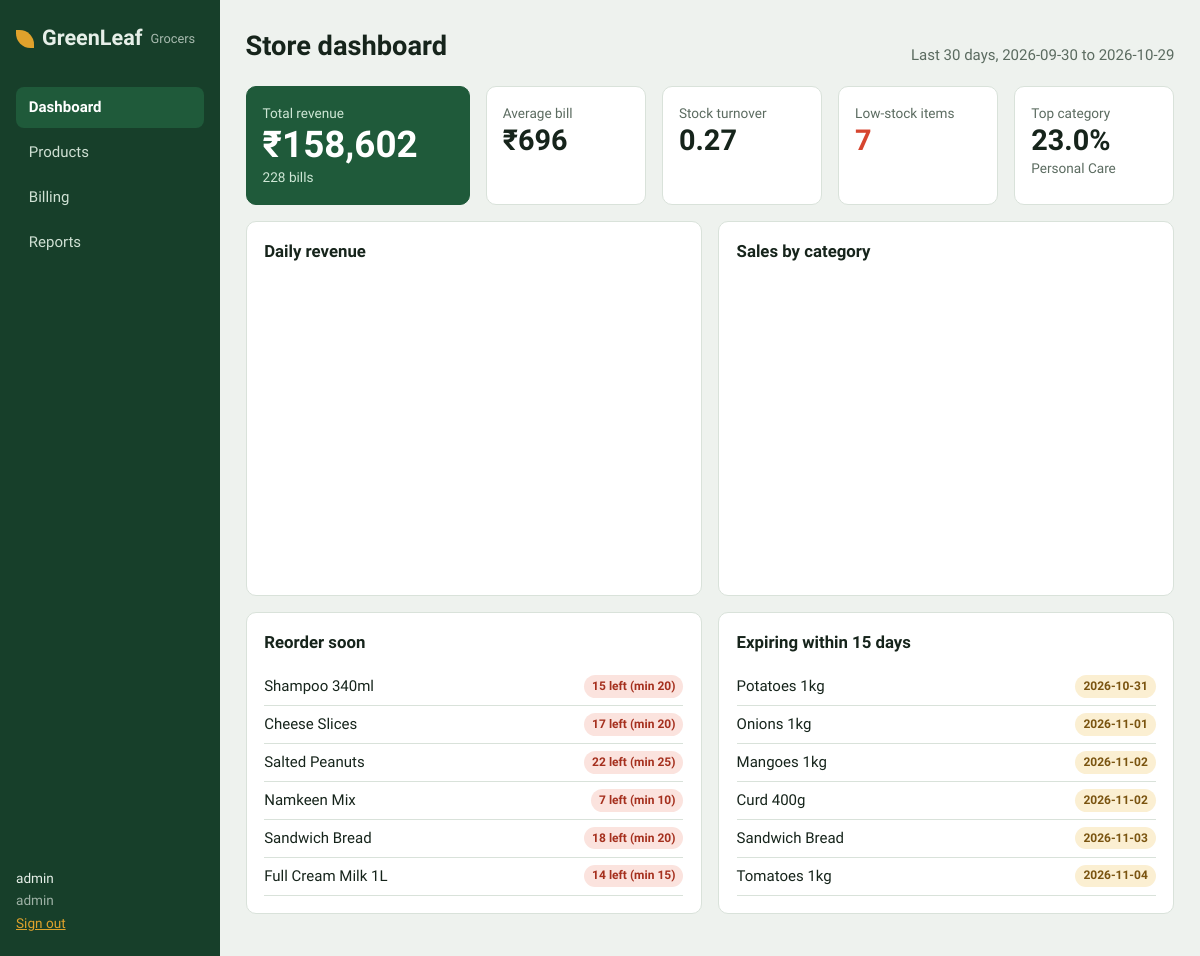
The page / (signed in) on the database its author committed.
### tables this page shows
CREATE TABLE products(
  product_id INTEGER PRIMARY KEY AUTOINCREMENT,
  name TEXT NOT NULL,
  category TEXT NOT NULL,
  unit_price REAL NOT NULL CHECK(unit_price >= 0),
  stock_qty INTEGER NOT NULL DEFAULT 0 CHECK(stock_qty >= 0),
  reorder_level INTEGER NOT NULL DEFAULT 10 CHECK(reorder_level >= 0),
  expiry_date TEXT,
  supplier_id INTEGER REFERENCES suppliers(supplier_id) ON DELETE SET NULL);

### routes.py (the view)
@bp.route("/")
@login_required()
def home():
    if session["role"] == "cashier":
        return redirect(url_for("main.billing"))
    start, end = default_range(30)
    data = reports.full_report(get_db(), start, end)
    return render_template("dashboard.html", k=data["kpis"], low=data["low_stock"][:6],
                           exp=data["expiring"][:6], start=start, end=end)

### database.py (called while the page is built)
def connect(path):
    conn = sqlite3.connect(path)
    conn.row_factory = sqlite3.Row
    conn.execute("PRAGMA foreign_keys = ON")
    return conn

def get_db():
    if "db" not in g:
        g.db = connect(current_app.config["DATABASE"])
    return g.db

### reports.py (called while the page is built)
def _sales_df(db, start, end):
    return pd.read_sql_query(
        "SELECT sale_id, sale_date, total_amount FROM sales WHERE sale_date BETWEEN ? AND ?",
        db, params=(start, end))

def _items_df(db, start, end):
    return pd.read_sql_query(
        """SELECT s.sale_date, i.sale_id, p.product_id, p.name, p.category,
                  i.quantity, i.quantity*i.price AS revenue
           FROM sale_items i JOIN sales s USING(sale_id) JOIN products p USING(product_id)
           WHERE s.sale_date BETWEEN ? AND ?""", db, params=(start, end))

def daily_sales(db, start, end):
    df = _sales_df(db, start, end)
    if df.empty:
        return []
    g = df.groupby("sale_date").agg(revenue=("total_amount", "sum"), bills=("sale_id", "count"))
    g["revenue"] = g["revenue"].round(2)
    return g.reset_index().rename(columns={"sale_date": "date"}).to_dict("records")

def monthly_sales(db, start, end):
    df = _sales_df(db, start, end)
    if df.empty:
        return []
    df["month"] = df["sale_date"].str[:7]
    g = df.groupby("month").agg(revenue=("total_amount", "sum"), bills=("sale_id", "count")).round(2)
    return g.reset_index().to_dict("records")

def top_products(db, start, end, n=10):
    df = _items_df(db, start, end)
    if df.empty:
        return []
    g = df.groupby("name").agg(quantity=("quantity", "sum"), revenue=("revenue", "sum")).round(2)
    return g.sort_values("revenue", ascending=False).head(n).reset_index().to_dict("records")

def category_share(db, start, end):
    df = _items_df(db, start, end)
    if df.empty:
        return []
    g = df.groupby("category").agg(quantity=("quantity", "sum"), revenue=("revenue", "sum")).round(2)
    g["share_pct"] = (g["revenue"] / g["revenue"].sum() * 100).round(1)
    return g.sort_values("revenue", ascending=False).reset_index().to_dict("records")

def low_stock(db):
    return [dict(r) for r in db.execute(
        "SELECT product_id,name,category,stock_qty,reorder_level FROM products "
        "WHERE stock_qty <= reorder_level ORDER BY stock_qty - reorder_level")]

### utils.py (called while the page is built)
def default_range(days=30):
    end = date.today()
    return (end - timedelta(days=days - 1)).isoformat(), end.isoformat()

### templates/dashboard.html (shortened to what this page needs)
{% extends "base.html" %}
{% block body %}
<header class="head"><h1>Store dashboard</h1><p>Last 30 days, {{ start }} to {{ end }}</p></header>
<section class="kpis">
  <div class="kpi lead"><span>Total revenue</span><strong>₹{{ '{:,.0f}'.format(k.total_revenue) }}</strong><em>{{ k.bills }} bills</em></div>
  <div class="kpi"><span>Average bill</span><strong>₹{{ '{:,.0f}'.format(k.avg_bill_value) }}</strong></div>
  <div class="kpi"><span>Stock turnover</span><strong>{{ k.stock_turnover }}</strong></div>
  <div class="kpi {{ 'warn' if k.low_stock_count }}"><span>Low-stock items</span><strong>{{ k.low_stock_count }}</strong></div>
  <div class="kpi"><span>Top category</span><strong>{{ k.top_category_share }}%</strong><em>{{ k.top_category }}</em></div>
</section>
<section class="grid2">
  <div class="panel"><h2>Daily revenue</h2><div id="daily" class="chart"></div></div>
  <div class="panel"><h2>Sales by category</h2><div id="cats" class="chart"></div></div>
</section>
<section class="grid2">
  <div class="panel"><h2>Reorder soon</h2>
    {% for p in low %}<div class="row"><span>{{ p.name }}</span><b class="tag bad">{{ p.stock_qty }} left (min {{ p.reorder_level }})</b></div>
    {% else %}<p class="empty">Every product is above its reorder level.</p>{% endfor %}
  </div>
  <div class="panel"><h2>Expiring within 15 days</h2>
    {% for p in exp %}<div class="row"><span>{{ p.name }}</span><b class="tag amber">{{ p.expiry_date }}</b></div>
    {% else %}<p class="empty">Nothing is close to expiry.</p>{% endfor %}
  </div>
</section>
{% endblock %}

### static/style.css (style rules this page uses)
:root { --ink:#16241b;--mute:#5b6b60;--bg:#eef2ee;--card:#fff;--line:#d9e2da;--green:#1f5a3a;--green2:#173f2a; --chili:#d6452f;--amber:#e0a22c;--r:10px }
* { box-sizing:border-box }
body { margin:0;font:15px/1.5 "Public Sans",system-ui,sans-serif;color:var(--ink);background:var(--bg) }
h1,h2,.brand,.kpi strong { font-family:"Bricolage Grotesque","Public Sans",system-ui,sans-serif }
h1 { font-size:1.7rem;margin:0 }
h2 { font-size:1.05rem;margin:0 0 .8rem }
.head { display:flex;justify-content:space-between;align-items:flex-end;flex-wrap:wrap;gap:1rem;margin-bottom:1.2rem }
.head p { margin:.2rem 0 0;color:var(--mute) }
.panel { background:var(--card);border:1px solid var(--line);border-radius:var(--r);padding:1.1rem }
.grid2 { display:grid;grid-template-columns:repeat(auto-fit,minmax(380px,1fr));gap:1rem;margin-bottom:1rem }
.kpis { display:grid;grid-template-columns:1.4fr repeat(4,1fr);gap:1rem;margin-bottom:1rem }
.kpi { background:var(--card);border:1px solid var(--line);border-radius:var(--r);padding:1rem;display:flex;flex-direction:column }
.kpi span { color:var(--mute);font-size:.85rem }
.kpi strong { font-size:1.8rem;line-height:1.2 }
.kpi em { font-style:normal;color:var(--mute);font-size:.85rem }
.kpi.lead { background:var(--green);color:#fff;border-color:var(--green) }
.kpi.lead span,.kpi.lead em { color:#cfe7d6 }
.kpi.lead strong { font-size:2.3rem }
.kpi.warn strong { color:var(--chili) }
.chart { height:300px }
.tag { font-size:.75rem;padding:.1rem .5rem;border-radius:99px;font-weight:600 }
.tag.bad { background:#fbe3de;color:#a5301e }
.tag.amber { background:#fbefd2;color:#7a5410 }
.row { display:flex;justify-content:space-between;padding:.45rem 0;border-bottom:1px solid var(--line);gap:1rem }

### rows shown on the page
products: top_category "Personal Care"
products: name "Shampoo 340ml", stock_qty "15", reorder_level "20"
products: name "Cheese Slices", stock_qty "17", reorder_level "20"
products: name "Salted Peanuts", stock_qty "22", reorder_level "25"
products: name "Namkeen Mix", stock_qty "7", reorder_level "10"
products: name "Sandwich Bread", stock_qty "18", reorder_level "20", expiry_date "2026-11-03"
products: name "Full Cream Milk 1L", stock_qty "14", reorder_level "15"
products: name "Potatoes 1kg", expiry_date "2026-10-31"
products: name "Onions 1kg", expiry_date "2026-11-01"
products: name "Mangoes 1kg", expiry_date "2026-11-02"
products: name "Curd 400g", expiry_date "2026-11-02"
products: name "Tomatoes 1kg", expiry_date "2026-11-04"

### other values the page prints
{{ session.username }} "admin"
{{ session.role }} "admin"
{{ start }} "2026-09-30"
{{ end }} "2026-10-29"
{{ '{:,.0f}'.format(k.total_revenue) }} "158,602"
{{ k.bills }} "228"
{{ '{:,.0f}'.format(k.avg_bill_value) }} "696"
{{ k.stock_turnover }} "0.27"
{{ k.low_stock_count }} "7"
{{ k.top_category_share }} "23.0"
